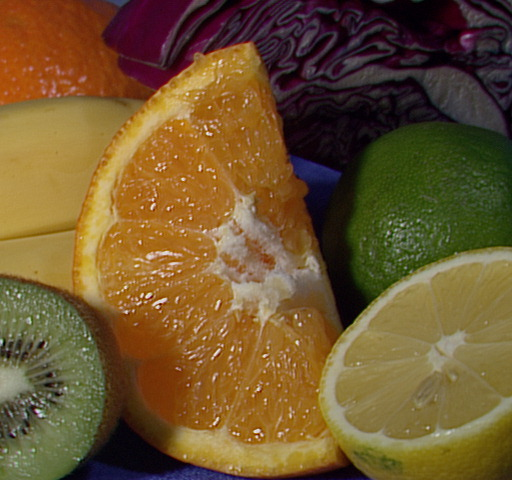
#> input picture task1/fruits.jpg, 512 x 480 px
$ python -i '3班_2.py'   (imports and definitions only)
#> lines starting #> are read from the running program, lines starting #| are printed output that depends on the picture; after the words box and inside, x2 and y2 are one past the last pixel; in counts of white or black regions, pixels touching at a corner belong together
#> further down, picture is the input picture: shape (480, 512, 3); mean B, G, R 46.2, 85.6, 110.8
from easytello import tello
import cv2
import time
import random
import numpy as np
import threading

LOCAL_IP = '192.168.10.1'
LOCAL_PORT_VIDEO = '11111'
addr = 'udp://' + LOCAL_IP + ':' + str(LOCAL_PORT_VIDEO)
# [1 line that did not run here, left out]

# [3 lines not run here, left out]

red_low = (0, 0, 40)
red_high = (120, 120, 255)
blue_low = (40, 0, 0)
blue_high = (255, 150, 150)
red_per_max = 70
blue_per_max = 60


is_wait = [True]
def camera_red(image):
	red_mask = cv2.inRange(image, red_low, red_high)
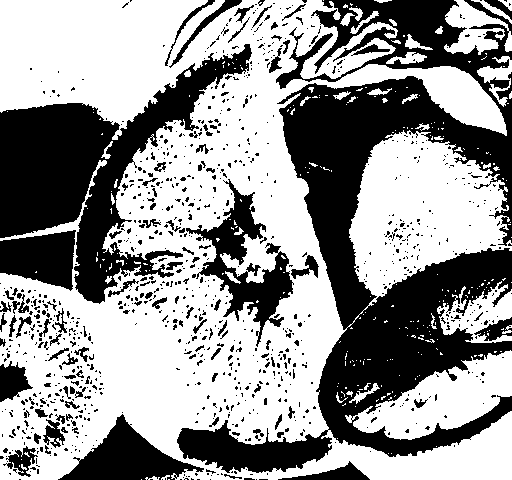
#> red_mask: shape (480, 512); 59.4% white; 1009 black regions (895 under 20 px), largest, box (x1, y1, x2, y2) and area: (177, 0, 512, 473) 52513, (0, 44, 252, 304) 21660, (186, 179, 294, 347) 5306
	red_white_pixels = cv2.countNonZero(red_mask)
#> red_white_pixels = 146056
	red_black_pixels = red_mask.size - red_white_pixels
#> red_black_pixels = 99704
	red_per = round(red_white_pixels / (red_white_pixels + red_black_pixels) * 100, 2)
#> red_per = 59.43

	cv2.imshow("camera_red", cv2.resize(red_mask, dsize=(480, 360)))
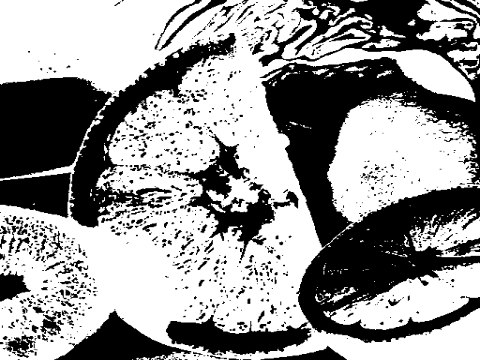
#> window 'camera_red': shape (360, 480); min 0, max 255, mean 151.5
	return True if red_per >= red_per_max else False

def camera_blue(image):
	blue_mask = cv2.inRange(image, blue_low, blue_high)
	blue_white_pixels = cv2.countNonZero(blue_mask)
	blue_black_pixels = blue_mask.size - blue_white_pixels
	blue_per = round(blue_white_pixels / (blue_white_pixels + blue_black_pixels) * 100, 2)

	cv2.imshow("camera_blue", cv2.resize(blue_mask, dsize=(480, 360)))
	return True if blue_per >= blue_per_max else False


alive = True
def keep_alive(d, iw):
  while alive:
    d.send_command('command')
    iw[0] = True
    time.sleep(5)

aliver = threading.Thread(target=keep_alive, args=(tello, is_wait))
# [3 lines not run here, left out]
up_flag = True

# [48 lines not run here, left out]

>>> import cv2
>>> picture = cv2.imread('../task1/fruits.jpg')
>>> result = camera_red(picture)
#> result = False
